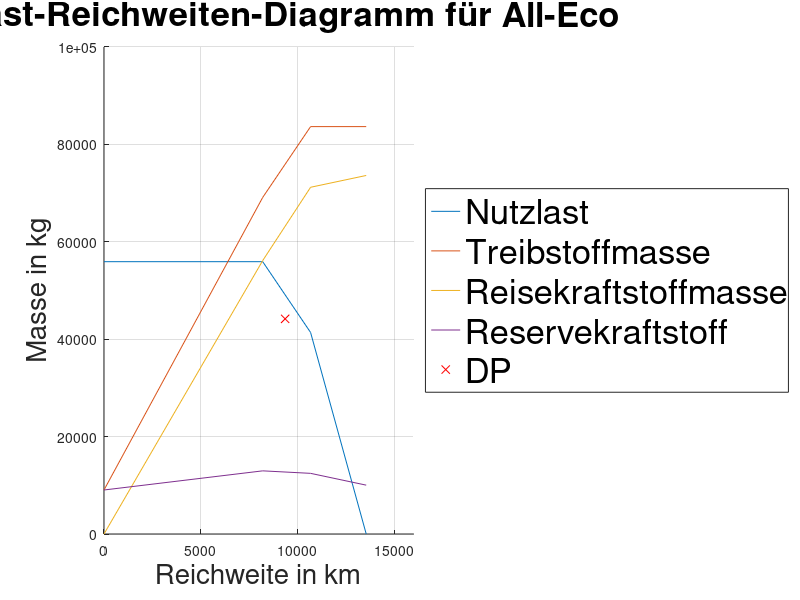

Write the MATLAB code that produced this figure.
%% Visualisierung PS8 Flugleistung 2 NRD 
clc
clear all
close all

% Berechnung_FE2_PS8_Flugleistung2_NRD;

load Projekt_specs.mat;
load Ergebnisse_Flugleistung_2.mat;


figure(1) 
hold on 
grid on 
% ylim([100000 m_TO+10000])
xlim([0 16000])
% X = [Reichweite; Payload; Fuelmasse; Tripfuel; Reservefuel];
p1(1) = plot([NRD.A_ECO(1) NRD.B_ECO(1) NRD.C_ECO(1) NRD.D_ECO(1)],...
    [NRD.A_ECO(2), NRD.B_ECO(2), NRD.C_ECO(2), NRD.D_ECO(2)]); % 
p1(2) = plot([NRD.A_ECO(1) NRD.B_ECO(1) NRD.C_ECO(1) NRD.D_ECO(1)],...
    [NRD.A_ECO(3), NRD.B_ECO(3), NRD.C_ECO(3), NRD.D_ECO(3)]); % +m_ZF-delta_mFmax_MF
p1(3) = plot([NRD.A_ECO(1) NRD.B_ECO(1) NRD.C_ECO(1) NRD.D_ECO(1)],...
    [NRD.A_ECO(4), NRD.B_ECO(4), NRD.C_ECO(4), NRD.D_ECO(4)]); % +m_ZF-delta_mFmax_MF
p1(4) = plot([NRD.A_ECO(1) NRD.B_ECO(1) NRD.C_ECO(1) NRD.D_ECO(1)],...
    [NRD.A_ECO(5), NRD.B_ECO(5), NRD.C_ECO(5), NRD.D_ECO(5)]); % +m_ZF-delta_mFmax_MF
% p1(5) = plot([0, 20000],[m_TO, m_TO], Color=[0.5 0.5 0.5], LineStyle="--");
% p1(6) = plot([0, 20000],[m_OE, m_OE], Color=[0.5 0.5 0.5], LineStyle="-.");
p1(5) = plot(specs.max_range_basis_km, NRD.m_P_A,'rx');

title('Nutzlast-Reichweiten-Diagramm für All-Eco', 'FontSize',25)
legend(p1(1:5),{'Nutzlast', 'Treibstoffmasse', 'Reisekraftstoffmasse', 'Reservekraftstoff', 'DP'},... % , 'M_{TO}', 'M_{OE}'
     'Location','eastoutside','FontSize',25);
xlabel('Reichweite in km','FontSize',20)
ylabel('Masse in kg','FontSize',20)